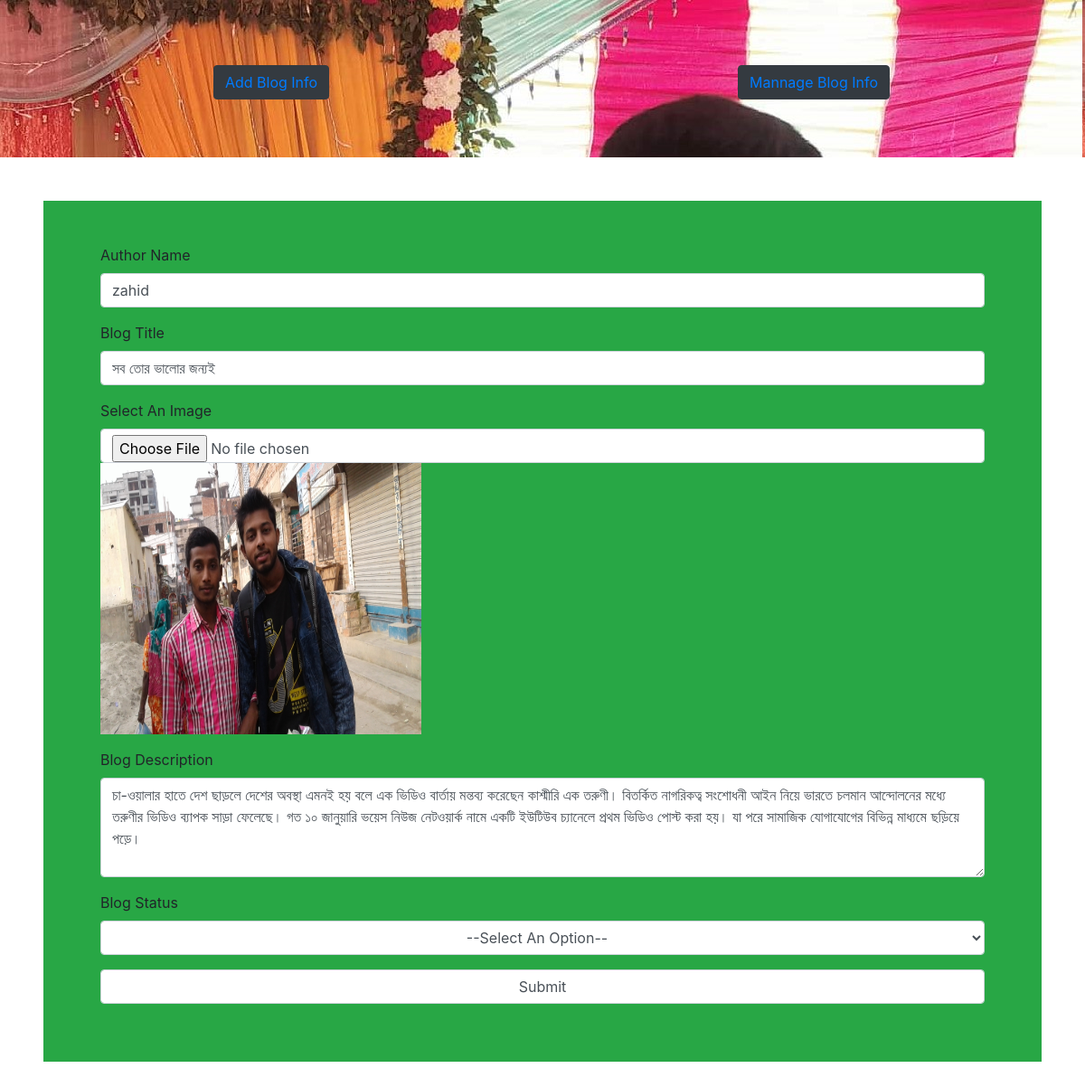
The app's page /admin/blog_edit.php?id=10 with its own data.
### tables this page shows
CREATE TABLE `add_blog_info` (
  `blog_id` int(5) NOT NULL,
  `author_name` varchar(100) NOT NULL,
  `blog_title` varchar(100) NOT NULL,
  `blog_description` text NOT NULL,
  `blog_status` varchar(50) NOT NULL,
  `blog_image` text NOT NULL
);

### class/blog_class.php (called while the page is built, shortened)
<?php
class blog{
  protected $db_conn;
  function __construct(){
    $server_name="localhost";
    $user_name="root";
    $passWord="";
    $db_name="zahid_db";
    $this->db_conn=mysqli_connect($server_name,$user_name,$passWord,$db_name);
  }
public function show_for_edit($data){
  $sql="SELECT*FROM add_blog_info WHERE blog_id=$data";
  if (mysqli_query($this->db_conn,$sql)) {
    $query_result=mysqli_query($this->db_conn,$sql);
    return $query_result;
  }
}
}
 ?>

### admin/blog_edit.php (the view, shortened to what this page needs)
<?php
$blog_id=$_GET['id'];
    require_once '../class/blog_class.php';
    $show_for=new blog();
    $query_result=$show_for->show_for_edit($blog_id);
    $final_query_result=mysqli_fetch_assoc($query_result);
 ?>
<!DOCTYPE html>
<html lang="en">
<head>
  <link rel="stylesheet" href="../rec/css/bootstrap.css">
</head>
<body>
  <section class="pt-4 pb-3 adminDasebordBackground">
    <div class="container-fluid">
      <div align="middle">
        <div class="row">
          <div class="col-md-6 p-5">
            <button  type="button" class="btn btn-dark" name="button">
              <a href="addBlogInfo.php">Add Blog Info</a>
            </button>
          </div>
          <div class="col-md-6 p-5">
            <button  type="button" class="btn btn-dark" name="button">
              <a href="manage_blog.php">Mannage Blog Info</a>
            </button>
          </div>
        </div>
      </div>
    </div>
  </section>
  <section class="p-5 bg bg-success m-5">
    <div class="container">
      <div class="row">
        <div class="col-md-12 col-lg-12">
          <form action="" method="post" enctype="multipart/form-data">
            <div class="form-group">
              <label for="exampleInputEmail1">Author Name </label>
              <input type="text" name="author_name" value="<?php echo $final_query_result['author_name']; ?>" class="form-control">
            </div>
            <div class="form-group">
              <label for="exampleInputEmail1">Blog Title </label>
              <input type="text" name="blog_title" value="<?php echo $final_query_result['blog_title']; ?>"  required class="form-control">
            </div>
            <div class="form-group">
              <label for="exampleInputEmail1">Select An Image </label>
              <input type="file" name="blog_image" accept="image/*" class="form-control">
              <img src="<?php echo $final_query_result['blog_image']; ?>" class="img-fluid" style="height:300px;width:355px;" alt="">
            </div>
            <div class="form-group">
              <label for="exampleInputEmail1">Blog Description </label>
              <textarea name="blog_description" class="form-control" rows="4" cols="100"><?php echo $final_query_result['blog_description']; ?></textarea>
            </div>
            <div class="form-group">
              <label for="exampleInputEmail1">Blog Status </label>
              <select class="form-control" name="blog_status">
                <option value="0" align="center">--Select An Option--</option>
              </select>
            </div>
            <div class="form-group">
              <input type="submit" name="zahid" class="form-control">
            </div>
          </form>
        </div>
      </div>
    </div>
  </section>
</body>
</html>

### admin/blog_edit.php (style rules this page uses)
.adminDasebordBackground { background-image: url(../rec/img/img01.jpg); background-position: fixed; background-repeat: none; }

### records on screen
add_blog_info: author_name "zahid", blog_title "সব তোর ভালোর জন্যই", blog_image (picture), blog_description "চা-ওয়ালার হাতে দেশ ছাড়লে দেশের অবস্থা এমনই হয় বলে এক ভিডিও বার্তায় মন্তব্য করেছেন কাশ্মীরি এক তরুণী। বিতর্কিত নাগরিকত্ব সংশোধনী আইন নিয়ে ভারতে চলমান আন্দোলনের মধ্যে তরুণীর ভিডিও ব্যাপক সাড়া ফেলেছে। গত ১০ জানুয়ারি ভয়েস নিউজ নেটওয়ার্ক নামে একটি ইউটিউব চ্যানেলে প্রথম ভিডিও পোস্ট করা হয়। যা পরে সামাজিক যোগাযোগের বিভিন্ন মাধ্যমে ছড়িয়ে পড়ে।"
